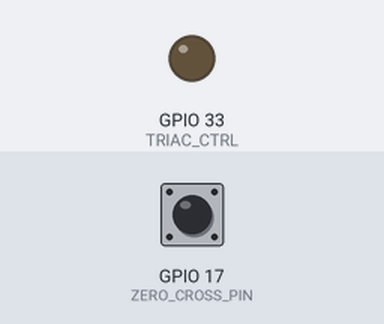
The sketch below on a simulated ESP32. Parts: output pins drawn as LEDs (lit = HIGH). Inputs (shaded band) come from the test bench; at power-on: GPIO 17 (ZERO_CROSS_PIN) HIGH.

Above: at 1.2 s.
1.3 s: GPIO 17 (ZERO_CROSS_PIN) pulled LOW for 0.15 s
At 2.4 s:
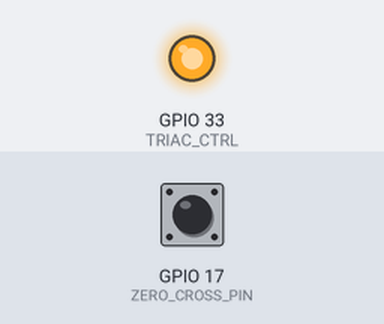
Timing chart, 0 to 4.3 s (numbered marks = the images above; inputs shaded):
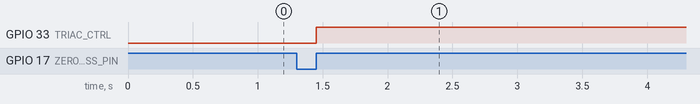

The sketch:

AC_dimmer.ino
```cpp
/*
******************AC Light Control************************
* Changed zero-crossing detection to look for RISING edge rather
* than falling.  (originally it was only chopping the negative half
* of the AC wave form).
* Also changed the dim_check() to turn on the Triac, leaving it on
* until the zero_cross_detect() turn's it off.
*/
volatile int i= 0;               // Variable to use as a counter
volatile boolean zero_cross=0;   // Boolean to store a "switch" to tell us if we have crossed zero
int TRIAC_CTRL = 33;              // Output to Opto Triac
int ZERO_CROSS_PIN = 17;          // Input from Optocoupler
volatile int dim = 0;            // Dimming level (0-128)  0 = on, 128 = 0ff
int inc = 1;                     // counting up or down, 1=up, -1=down

hw_timer_t * timer = NULL;
portMUX_TYPE timerMux = portMUX_INITIALIZER_UNLOCKED;

int freqStep = 75;    // This is the delay-per-brightness step in microseconds.
// It is calculated based on the frequency of your voltage supply (50Hz or 60Hz)
// and the number of brightness steps you want.
//
// The only tricky part is that the chopper circuit chops the AC wave twice per
// cycle, once on the positive half and once at the negative half. This meeans
// the chopping happens at 120Hz for a 60Hz supply or 100Hz for a 50Hz supply.

// To calculate freqStep you divide the length of one full half-wave of the power
// cycle (in microseconds) by the number of brightness steps.
//
// (1000000 uS / 100 Hz) / 128 brightness steps ~ 75 uS / brightness step


/************Begin setup**************/
void setup() {

  pinMode(TRIAC_CTRL, OUTPUT);                          // Set the Triac pin as output
  pinMode(ZERO_CROSS_PIN,INPUT_PULLUP);                 //
  attachInterrupt(ZERO_CROSS_PIN, zero_cross_detect, RISING);   // Attach an Interupt to Pin 17 (interupt 0) for Zero Cross Detection
  timer = timerBegin(0, 80, true);  // timer 0, MWDT clock period = 12.5 ns  TIMGn_Tx_WDT_CLK_PRESCALE -> 12.5 ns  80 -> 1000 ns = 1 us, countUp
  timerAttachInterrupt(timer, &dim_check, true); // edge (not level) triggered
  timerAlarmWrite(timer, freqStep, true); //  autoreload true
  timerAlarmEnable(timer); // enable

}
/************function to be fired at the zero crossing*************/
void zero_cross_detect() {

  zero_cross = true;               // set the boolean to true to tell our dimming function that a zero cross has occured
  i=0;
  digitalWrite(TRIAC_CTRL, LOW);       // turn off TRIAC (and AC)

}

/***********function turn on the TRIAC at the appropriate time*************/
void dim_check() {
  portENTER_CRITICAL_ISR(&timerMux);

  if(zero_cross == true) {
    if(i>=dim) {
      digitalWrite(TRIAC_CTRL, HIGH); // turn on light
      i=0;  // reset time step counter
      zero_cross = false; //reset zero cross detection
    }
    else {
      i++; // increment time step counter

    }
  }
   portEXIT_CRITICAL_ISR(&timerMux);
}

void loop() {

  dim+=inc;

  if((dim>=128) || (dim<=0))
   { delay(1000);
     inc*=-1;

   }
  delay(70);
}
```

Measured:
- after the input at 1.3 s, GPIO 33 (TRIAC_CTRL): LOW → HIGH after 0.15 s
